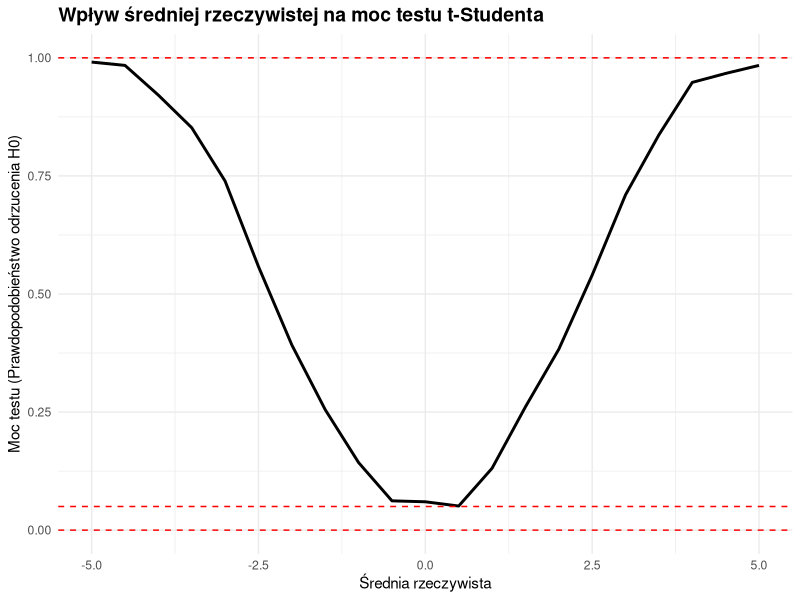
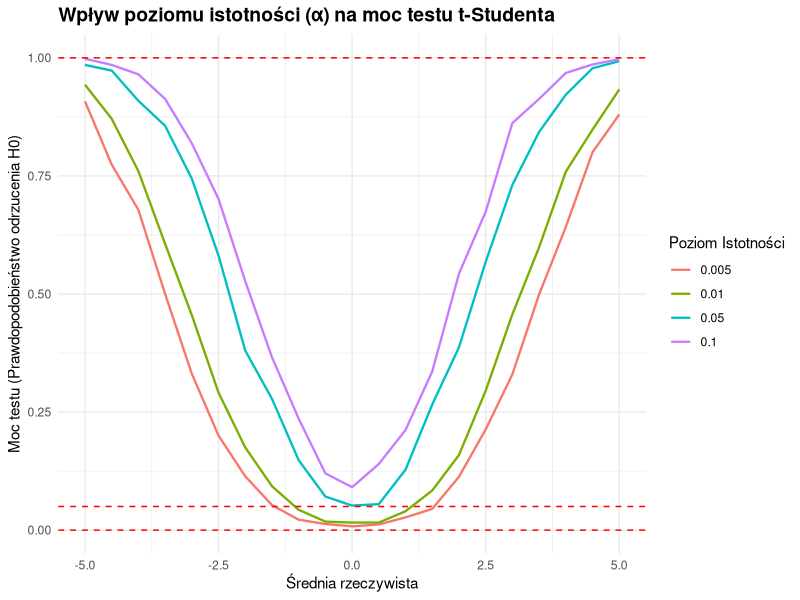
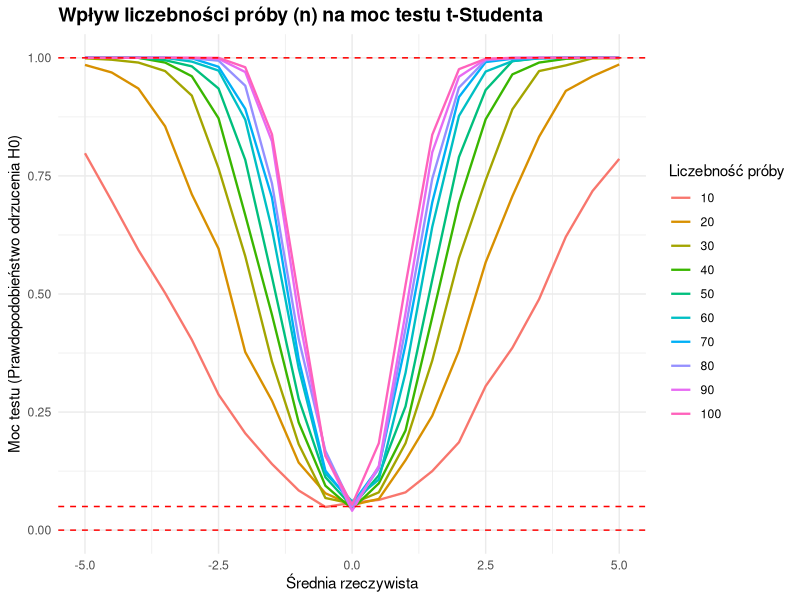
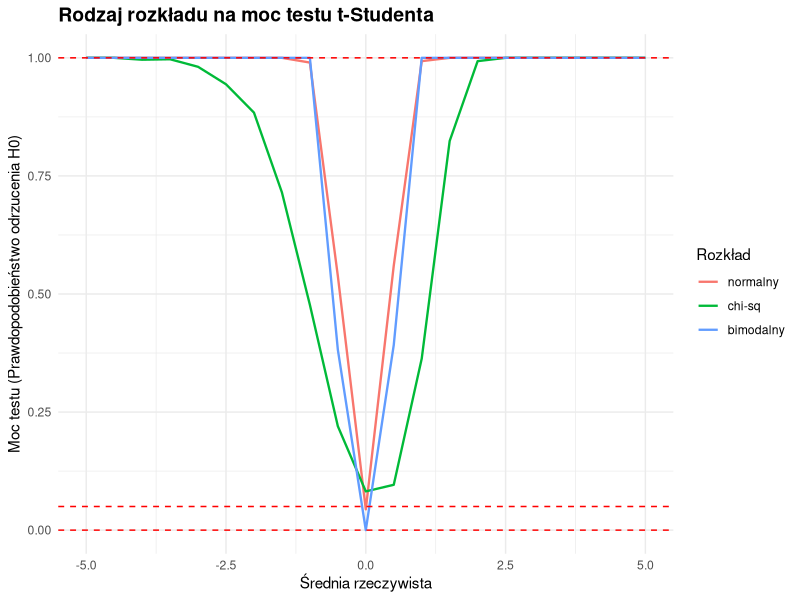
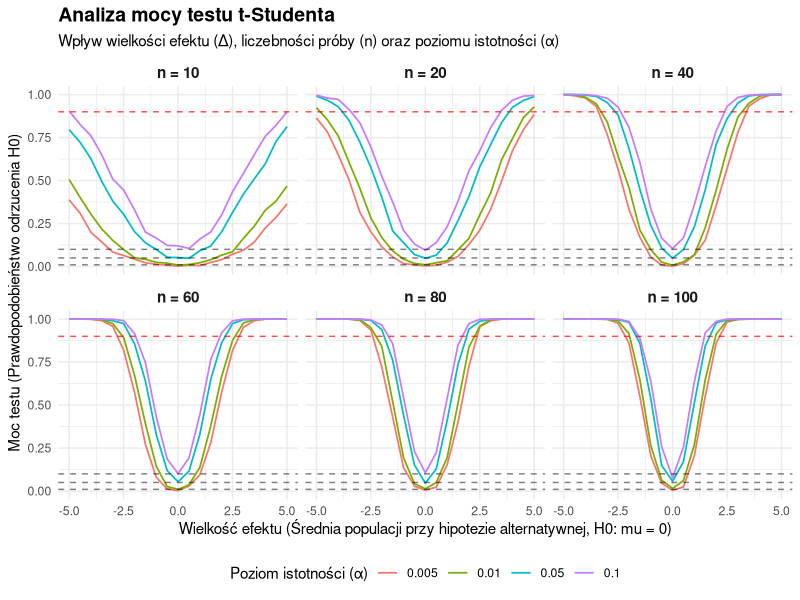

Write the R code that produced these figures, in order.
## ---- chunk 1
knitr::opts_chunk$set(echo = TRUE)
## ---- chunk 2
library(tidyverse)
set.seed(123)
## ---- chunk 3
# Funkcja sprawdzająca z jakim prawdopodobienstwem odrzucimy hipotezę zerową (H0 = 0), w zależności od rzeczywistej wartości średniej rozkładu

m_fun <- function(mu) {
  sapply(
    1:1000, 
    function(i) t.test(rnorm(20, mu, 5), mu=0)$p.value < 0.05
  ) |> mean()
}

mu_seq = seq(-5, 5, by=0.5) 

df_mu <- data.frame(mu = mu_seq,
                    moc = sapply(mu_seq, m_fun)
) 

df_mu |> ggplot(aes(x=mu, y=moc)) + 
  geom_line(linewidth=1) +
  geom_hline(yintercept = c(0, 0.05, 1), lty=2, color = "red") + 
  
  theme_minimal() +
  labs(title = "Wpływ średniej rzeczywistej na moc testu t-Studenta", 
       x = "Średnia rzeczywista",
       y = "Moc testu (Prawdopodobieństwo odrzucenia H0)") +
  theme(
    plot.title = element_text(face = "bold", size = 14)
  )

## ---- chunk 4

a_fun <- function(a, mu) {
  sapply(
    1:1000, 
    function(i) t.test(rnorm(20, mu, 5), mu=0)$p.value < a
    ) |> mean()
}

a_seq <- c(0.005, 0.01, 0.05, 0.1)
mu_seq = seq(-5, 5, by=0.5) 

df_a <- expand.grid(mu=mu_seq, a=a_seq)
df_a$a_test <- mapply(a_fun, df_a$a, df_a$mu)

ggplot(df_a, aes(x=mu, y=a_test, color=as.factor(a))) +
  geom_line(linewidth=0.8) +
  geom_hline(yintercept = c(0, 0.05, 1), lty=2, color = "red") + 
  
  theme_minimal() +
  labs(title = "Wpływ poziomu istotności (α) na moc testu t-Studenta", 
       x = "Średnia rzeczywista",
       y = "Moc testu (Prawdopodobieństwo odrzucenia H0)",
       color = "Poziom Istotności") +
  theme(
    plot.title = element_text(face = "bold", size = 14)
  )

## ---- chunk 5

n_fun <- function(n, mu) {
  sapply(
    1:1000, 
    function(i) t.test(rnorm(n, mu, 5), mu=0)$p.value < 0.05
    ) |> mean()
}

n_seq = seq(10, 100, by=10)
mu_seq = seq(-5, 5, by=0.5) 

df_n <- expand.grid(mu=mu_seq, n=n_seq)
df_n$n_test <- mapply(n_fun, df_n$n, df_n$mu)

ggplot(df_n, aes(x=mu, y=n_test, color=as.factor(n))) +
  geom_line(linewidth=0.8) +
  geom_hline(yintercept = c(0, 0.05, 1), lty=2, color = "red") + 
  
  theme_minimal() +
  labs(title = "Wpływ liczebności próby (n) na moc testu t-Studenta", 
       x = "Średnia rzeczywista",
       y = "Moc testu (Prawdopodobieństwo odrzucenia H0)",
       color = "Liczebność próby") +
  theme(
    plot.title = element_text(face = "bold", size = 14)
  )

## ---- chunk 6
moc_fun <- function(mu, rozklad) {
  sapply(1:1000,  function(i) {
    dane <- switch(as.character(rozklad),
                   "normalny"  = rnorm(20, mean = mu, sd = 1),
                   "chi-sq" = rchisq(20, df = 3) - 3 + mu,
                   "bimodalny" = c(rnorm(20/2, -1, 0.5), rnorm(20/2, 1, 0.5)) + mu
    )
    t.test(dane, mu = 0)$p.value < 0.05
  }) |> mean()
}

mu_seq = seq(-5, 5, by=0.5) 
df_r <- expand.grid(mu = mu_seq, type = c("normalny", "chi-sq", "bimodalny"))
df_r$r_test <- mapply(moc_fun, df_r$mu, df_r$type)

ggplot(df_r, aes(x=mu, y=r_test, color=type)) +
    geom_line(linewidth=0.8) +
  geom_hline(yintercept = c(0, 0.05, 1), lty=2, color = "red") + 
  
  theme_minimal() +
  labs(title = "Rodzaj rozkładu na moc testu t-Studenta", 
       x = "Średnia rzeczywista",
       y = "Moc testu (Prawdopodobieństwo odrzucenia H0)",
       color = "Rozkład") +
  theme(
    plot.title = element_text(face = "bold", size = 14)
  )

## ---- chunk 7

moc_fun <- function(n, mu, alpha) {
  sapply(
    1:1000,
    function(i) t.test(rnorm(n, mu, 5), mu=0)$p.value < alpha
  ) |> mean()
}

mu_seq <- seq(-5, 5, by=0.5)
n_seq     <- c(10, 20, 40, 60, 80, 100)
alpha_seq <- c(0.005, 0.01, 0.05, 0.10)

df_symulacja <- expand.grid(mu = mu_seq, n = n_seq, alpha = alpha_seq)
df_symulacja$moc <- mapply(moc_fun, df_symulacja$n, df_symulacja$mu, df_symulacja$alpha)

df_symulacja$a <- as.factor(df_symulacja$alpha)
df_symulacja$n <- factor(df_symulacja$n, levels = n_seq, labels = paste("n =", n_seq))

ggplot(df_symulacja, aes(x = mu, y = moc, color = a, group = a)) +
  geom_line(linewidth = 0.6) +
  
  facet_wrap(~ n) + 
  geom_hline(yintercept = c(0.01, 0.05, 0.10), lty = 2, alpha = 0.5) +
  geom_hline(yintercept = 0.90, lty = 2, color = "red", alpha = 0.7) +
  
  theme_minimal() +
  labs(
    title = "Analiza mocy testu t-Studenta",
    subtitle = "Wpływ wielkości efektu (Δ), liczebności próby (n) oraz poziomu istotności (α)",
    x = "Wielkość efektu (Średnia populacji przy hipotezie alternatywnej, H0: mu = 0)",
    y = "Moc testu (Prawdopodobieństwo odrzucenia H0)",
    color = "Poziom istotności (α)"
  ) +
  theme(
    legend.position = "bottom",
    strip.text = element_text(face = "bold", size = 11),
    plot.title = element_text(face = "bold", size = 14)
  )
